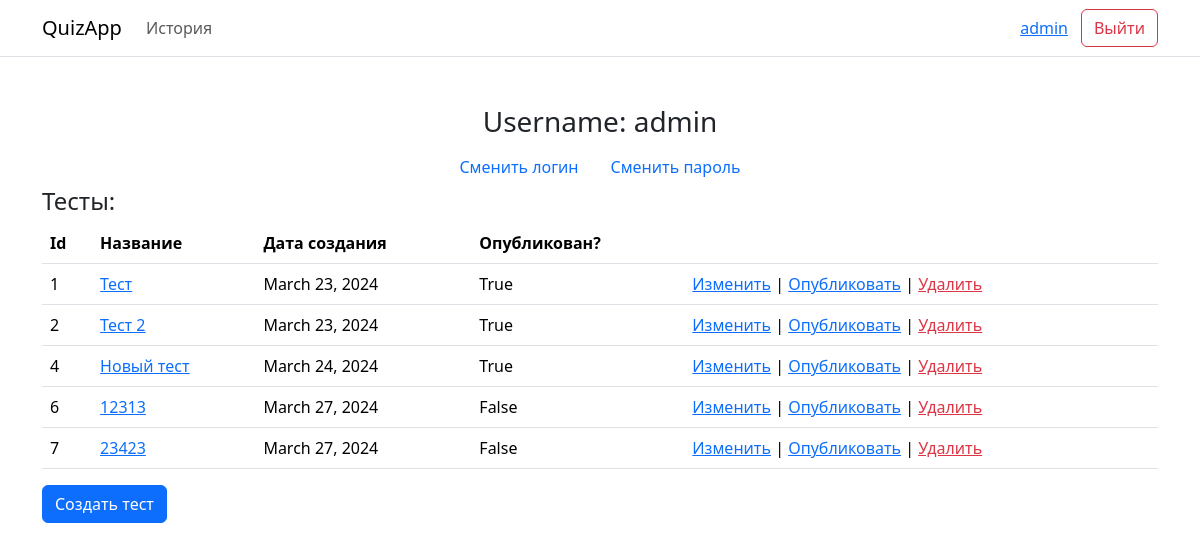
Page /profile (signed in) on the earlier database version.
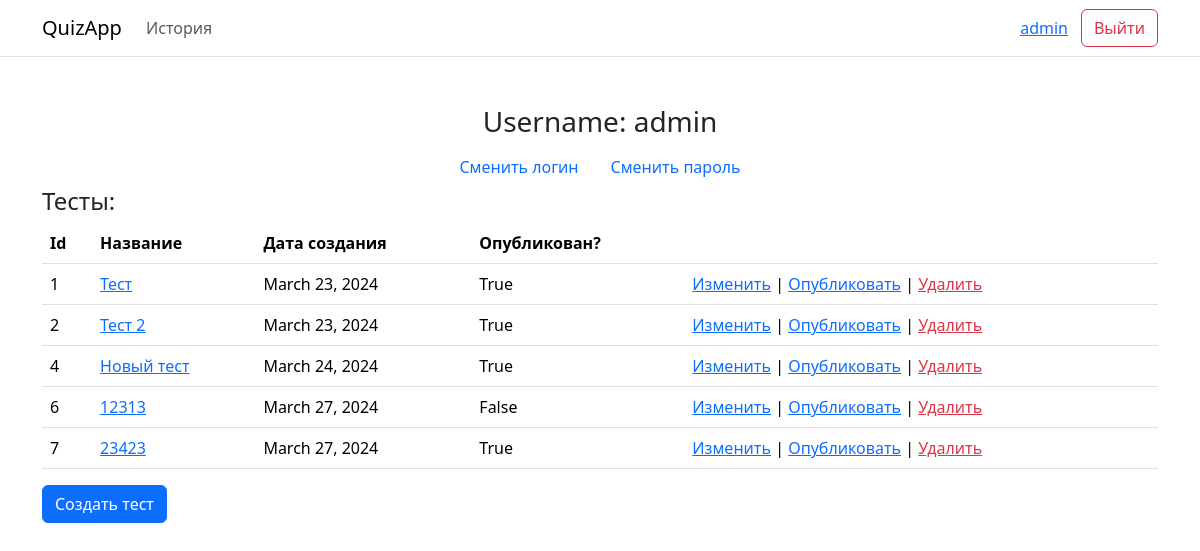
Same page on the later database version.
### Web/models.py (models this page shows)
class Test(models.Model):
    user = models.ForeignKey(User, on_delete = models.CASCADE)
    title = models.CharField(max_length = 200)
    description = models.CharField(max_length = 2000)
    is_published = models.BooleanField(default = False)
    published_at = models.DateField(default = timezone.now())
    created_at = models.DateField()
    pass_rate = models.IntegerField(default = 0)

### Web/views.py (the view)
# urls.py: path("profile", web.profile),
@login_required
def profile(request):
    context = { "tests": Test.objects.filter(user_id = request.user.id),
                "username": request.user.username }
    return render(request, "profile.html", context)

### Web/templates/profile.html (shortened to what this page needs)
{% extends "base.html" %}
{% block auth %}{% include "log_navbar.html" %}{% endblock auth %}
{% block content %}
    <h3 class="text-center">Username: {{ username }}</h3>
    <ul class="nav d-flex justify-content-center">
        <li class="nav-item">
            <a class="nav-link" href="/change_login">Сменить логин</a>
        </li>
        <li class="nav-item">
            <a class="nav-link" href="/change_password">Сменить пароль</a>
        </li>
    </ul>
    <h4>Тесты:</h4>
    {% if tests.count > 0 %}
    <table class="table">
        <thead>
            <th>Id</th>
            <th>Название</th>
            <th>Дата создания</th>
            <th>Опубликован?</th>
            <th></th>
        </thead>
        {% for test in tests %}
        <tr>
            <td>{{ test.id }}</td>
            <td><a href="questions/{{test.id}}">{{ test.title }}</a></td>
            <td>{{ test.created_at }}</td>
            <td>{{ test.is_published }}</td>
            <td>
                <a href="/edit_test/{{test.id}}">Изменить</a> |
                <a href="/publish_test/{{test.id}}">Опубликовать</a> |
                <a class="text-danger" href="/delete_test/{{test.id}}">Удалить</a>
            </td>
        </tr>
        {% endfor %}
    </table>
    {% else %}
    <h5 class="text-center">Список пуст</h5>
    {% endif %}
    <a class="btn btn-primary" href="/create_test">Создать тест</a>
{% endblock content %}

Differences in the rows shown:
changed Test id 7: is_published "False" → "True"
